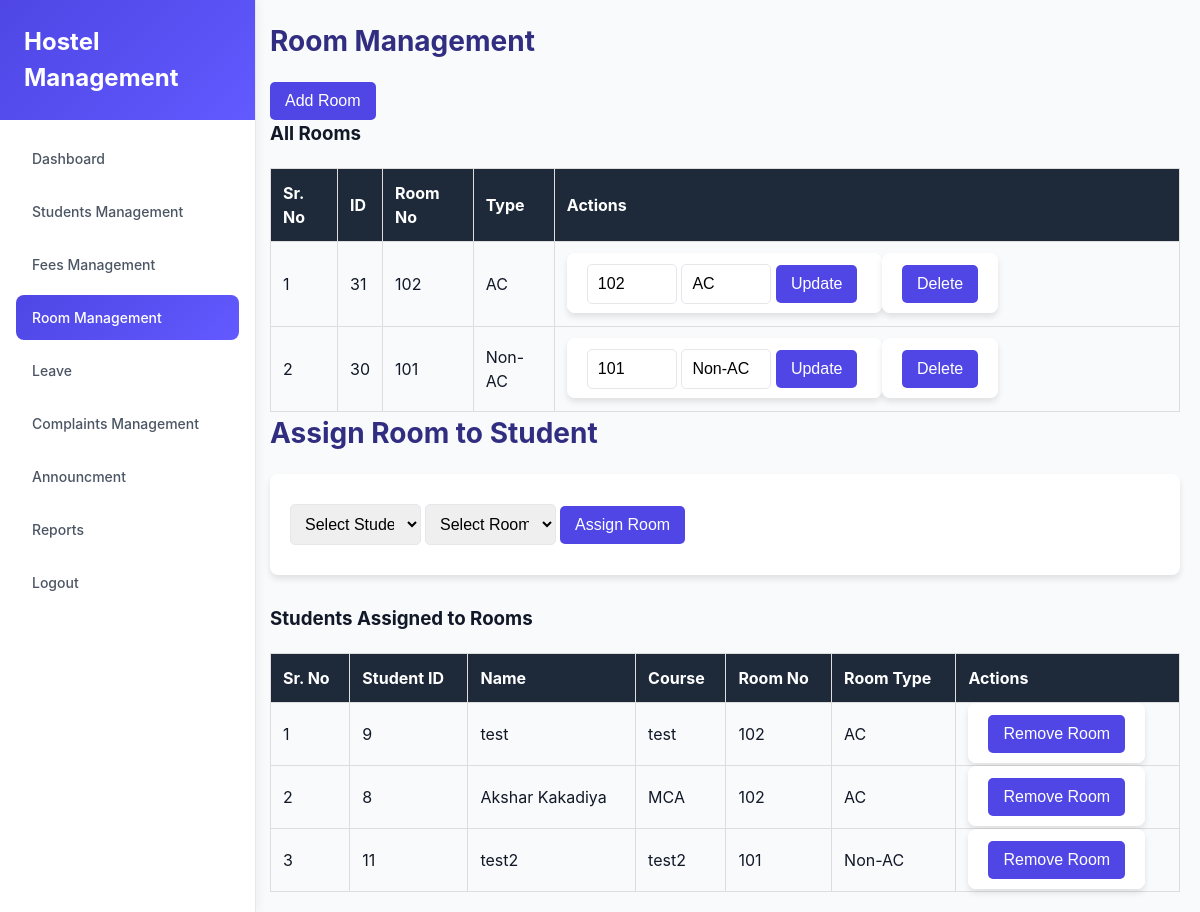
The page /rooms.php on the database its author committed.
### tables this page shows
CREATE TABLE IF NOT EXISTS `rooms` (
  `id` int NOT NULL AUTO_INCREMENT,
  `room_no` varchar(10) DEFAULT NULL,
  `room_holders` varchar(255) DEFAULT NULL,
  `room_status` varchar(255) DEFAULT NULL,
  `type` enum('AC','Non-AC') NOT NULL DEFAULT 'Non-AC',
  PRIMARY KEY (`id`)
);

CREATE TABLE IF NOT EXISTS `student_log` (
  `id` int NOT NULL AUTO_INCREMENT,
  `name` varchar(100) NOT NULL,
  `email` varchar(100) NOT NULL,
  `password` varchar(255) NOT NULL,
  `guardian_name` varchar(100) NOT NULL,
  `guardian_mobile` varchar(15) NOT NULL,
  `user_mobile` varchar(15) NOT NULL,
  `course` varchar(100) NOT NULL,
  `college_year` varchar(10) NOT NULL,
  `college_name` varchar(100) NOT NULL,
  `birthday` date NOT NULL,
  `age` int NOT NULL,
  `address` text NOT NULL,
  `starting_date` date NOT NULL,
  `room_number` varchar(50) DEFAULT NULL,
  `status` int DEFAULT '0',
  PRIMARY KEY (`id`),
  UNIQUE KEY `email` (`email`)
);

### rooms.php (the view, shortened to what this page needs)
<?php
$servername = "localhost";
$username = "root";
$password = "";
$dbname = "ms";
$conn = new mysqli($servername, $username, $password, $dbname);
$rooms = $conn->query("SELECT * FROM rooms");
$students_with_room = $conn->query("SELECT s.id, s.name, s.course, s.room_number, r.type FROM student_log s LEFT JOIN rooms r ON s.room_number = r.room_no WHERE s.room_number IS NOT NULL");
?>
<!DOCTYPE html>
<html lang="en">
<head>
</head>
<body>
<div class="sidebar">
    <div class="sidebar-header">
        <h1>Hostel Management</h1>
    </div>
            <div class="sidebar-nav">
                <a href="dashboard.php" class="nav-item">Dashboard</a>
                <a href="student.php" class="nav-item">Students Management</a>
                <a href="fees.php " class="nav-item">Fees Management</a>
                <a href="rooms.php" class="nav-item active">Room Management</a>
                <a href="leave.php" class="nav-item">Leave</a>
                <a href="complaints.php" class="nav-item">Complaints Management</a>
                <a href="notification.php" class="nav-item">Announcment</a>
                <a href="reports.php" class="nav-item">Reports</a>
                <a href="index.php" class="nav-item">Logout</a>
            </div>
</div>
<div class="content">
    <h2>Room Management</h2>
    <button id="addRoomBtn">Add Room</button>
    <h3>All Rooms</h3>
    <table>
        <tr>
            <th>Sr. No</th>
            <th>ID</th>
            <th>Room No</th>
            <th>Type</th>
            <th>Actions</th>
        </tr>
        <?php
        $sr_no = 1;
        while ($row = $rooms->fetch_assoc()) { ?>
        <tr>
            <td><?= $sr_no++ ?></td>
            <td><?= $row['id'] ?></td>
            <td><?= $row['room_no'] ?></td>
            <td><?= $row['type'] ?></td>
            <td class="actions">
                <form method="POST" style="display:inline;">
                    <input type="text" name="room_no" value="<?= $row['room_no'] ?>" required>
                    <input type="text" name="type" value="<?= $row['type'] ?>" required>
                    <button type="submit" name="update_room">Update</button>
                </form>
                <form method="POST" style="display:inline;">
                    <button type="submit" name="delete_room">Delete</button>
                </form>
            </td>
        </tr>
        <?php } ?>
    </table>
    <h2>Assign Room to Student</h2>
    <form method="POST">
        <select name="student_id" required>
            <option value="">Select Student</option>
        </select>
        <select name="room_number" required>
            <option value="">Select Room</option>
        </select>
        <button type="submit" name="assign_room">Assign Room</button>
    </form>
    <h3>Students Assigned to Rooms</h3>
    <table>
        <tr>
            <th>Sr. No</th>
            <th>Student ID</th>
            <th>Name</th>
            <th>Course</th>
            <th>Room No</th>
            <th>Room Type</th>
            <th>Actions</th>
        </tr>
        <?php
        $sr_no = 1;
        while ($row = $students_with_room->fetch_assoc()) { ?>
        <tr>
            <td><?= $sr_no++ ?></td>
            <td><?= $row['id'] ?></td>
            <td><?= $row['name'] ?></td>
            <td><?= $row['course'] ?></td>
            <td><?= $row['room_number'] ?></td>
            <td><?= $row['type'] ?></td>
            <td class="actions">
                <form method="POST" style="display:inline;">
                    <button type="submit" name="remove_room">Remove Room</button>
                </form>
            </td>
        </tr>
        <?php } ?>
    </table>
</div>
</body>
</html>

### rooms.php (style rules this page uses)
* { margin: 0; padding: 0; box-sizing: border-box; }
body { font-family: -apple-system, BlinkMacSystemFont, "Segoe UI", Roboto, "Helvetica Neue", Arial, sans-serif; background-color: rgb(249, 250, 251); color: rgb(17, 24, 39); line-height: 1.5; }
.sidebar { width: 256px; background-color: white; border-right: 1px solid rgb(229, 231, 235); display: flex; flex-direction: column; position: fixed; top: 0; bottom: 0; box-shadow: 2px 0 10px rgba(0, 0, 0, 0.05); }
.sidebar-header { padding: 1.5rem; background: linear-gradient(135deg, rgb(79, 70, 229), rgb(98, 89, 255)); color: white; }
.sidebar-header h1 { font-size: 1.5rem; font-weight: 700; }
.sidebar-nav { flex: 1; padding: 1rem; }
.nav-item { width: 100%; display: flex; align-items: center; padding: 0.75rem 1rem; margin-bottom: 0.5rem; border-radius: 0.5rem; color: rgb(75, 85, 99); font-size: 0.875rem; font-weight: 500; text-decoration: none; transition: all 0.3s ease; }
.nav-item.active { background: linear-gradient(135deg, rgb(79, 70, 229), rgb(98, 89, 255)); color: white; }
.content { margin-left: 250px; padding: 20px; min-height: 100vh; background-color: #f9fafb; }
h2 { font-size: 1.75rem; margin-bottom: 20px; color: rgb(49, 46, 129); }
button { padding: 10px 15px; font-size: 1rem; color: white; background-color: rgb(79, 70, 229); border: none; cursor: pointer; border-radius: 5px; transition: background-color 0.3s ease; }
form { margin-top: 20px; background-color: white; padding: 20px; border-radius: 8px; box-shadow: 0 4px 6px rgba(0, 0, 0, 0.1); margin-bottom: 30px; }
input, select { padding: 10px; font-size: 1rem; margin: 10px 0; width: 15%; border-radius: 5px; border: 1px solid rgb(229, 231, 235); margin-bottom: 10px; }
table { width: 100%; border-collapse: collapse; margin-top: 20px; }
th, td { border: 1px solid #ddd; padding: 12px; text-align: left; }
th { background-color:#1e2a3a; color: white; }

### rows shown on the page
rooms: id "31", room_no "102", type "AC"
rooms: id "30", room_no "101", type "Non-AC"
student_log: id "9", name "test", course "test", room_number "102", rooms.type "AC"
student_log: id "8", name "Akshar Kakadiya", course "MCA", room_number "102", rooms.type "AC"
student_log: id "11", name "test2", course "test2", room_number "101", rooms.type "Non-AC"
